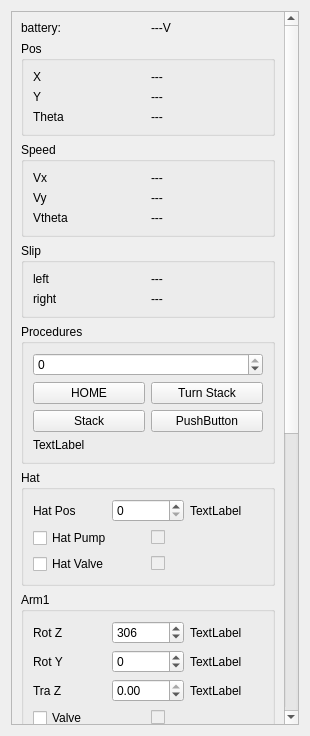
<?xml version="1.0" encoding="UTF-8"?>
<ui version="4.0">
 <class>ArmHat</class>
 <widget class="QWidget" name="ArmHat">
  <property name="geometry">
   <rect>
    <x>0</x>
    <y>0</y>
    <width>310</width>
    <height>736</height>
   </rect>
  </property>
  <property name="windowTitle">
   <string>Form</string>
  </property>
  <layout class="QVBoxLayout" name="verticalLayout_4">
   <item>
    <widget class="QScrollArea" name="scrollArea">
     <property name="widgetResizable">
      <bool>true</bool>
     </property>
     <widget class="QWidget" name="scrollAreaWidgetContents">
      <property name="geometry">
       <rect>
        <x>0</x>
        <y>0</y>
        <width>276</width>
        <height>1340</height>
       </rect>
      </property>
      <layout class="QVBoxLayout" name="verticalLayout_5">
       <item>
        <layout class="QHBoxLayout" name="horizontalLayout_2">
         <item>
          <widget class="QLabel" name="label_6">
           <property name="text">
            <string>battery:</string>
           </property>
          </widget>
         </item>
         <item>
          <widget class="QLabel" name="bat_label">
           <property name="text">
            <string>---V</string>
           </property>
          </widget>
         </item>
        </layout>
       </item>
       <item>
        <widget class="QGroupBox" name="groupBox_4">
         <property name="title">
          <string>Pos</string>
         </property>
         <layout class="QHBoxLayout" name="horizontalLayout_4">
          <item>
           <layout class="QGridLayout" name="gridLayout_6">
            <item row="0" column="0">
             <widget class="QLabel" name="label_7">
              <property name="text">
               <string>X</string>
              </property>
             </widget>
            </item>
            <item row="2" column="0">
             <widget class="QLabel" name="label_8">
              <property name="text">
               <string>Theta</string>
              </property>
             </widget>
            </item>
            <item row="1" column="0">
             <widget class="QLabel" name="label_9">
              <property name="text">
               <string>Y</string>
              </property>
             </widget>
            </item>
            <item row="0" column="1">
             <widget class="QLabel" name="x_label">
              <property name="text">
               <string>---</string>
              </property>
             </widget>
            </item>
            <item row="1" column="1">
             <widget class="QLabel" name="y_label">
              <property name="text">
               <string>---</string>
              </property>
             </widget>
            </item>
            <item row="2" column="1">
             <widget class="QLabel" name="theta_label">
              <property name="text">
               <string>---</string>
              </property>
             </widget>
            </item>
           </layout>
          </item>
         </layout>
        </widget>
       </item>
       <item>
        <widget class="QGroupBox" name="groupBox_5">
         <property name="title">
          <string>Speed</string>
         </property>
         <property name="checkable">
          <bool>false</bool>
         </property>
         <layout class="QGridLayout" name="gridLayout_7">
          <item row="1" column="1">
           <widget class="QLabel" name="vy_label">
            <property name="text">
             <string>---</string>
            </property>
           </widget>
          </item>
          <item row="0" column="1">
           <widget class="QLabel" name="vx_label">
            <property name="text">
             <string>---</string>
            </property>
           </widget>
          </item>
          <item row="0" column="0">
           <widget class="QLabel" name="label_10">
            <property name="text">
             <string>Vx</string>
            </property>
           </widget>
          </item>
          <item row="1" column="0">
           <widget class="QLabel" name="label_11">
            <property name="text">
             <string>Vy</string>
            </property>
           </widget>
          </item>
          <item row="2" column="0">
           <widget class="QLabel" name="label_12">
            <property name="text">
             <string>Vtheta</string>
            </property>
           </widget>
          </item>
          <item row="2" column="1">
           <widget class="QLabel" name="vtheta_label">
            <property name="text">
             <string>---</string>
            </property>
           </widget>
          </item>
         </layout>
        </widget>
       </item>
       <item>
        <widget class="QGroupBox" name="groupBox_7">
         <property name="title">
          <string>Slip</string>
         </property>
         <layout class="QGridLayout" name="gridLayout_9">
          <item row="0" column="1">
           <widget class="QLabel" name="slip_left">
            <property name="text">
             <string>---</string>
            </property>
           </widget>
          </item>
          <item row="0" column="0">
           <widget class="QLabel" name="label_18">
            <property name="text">
             <string>left</string>
            </property>
           </widget>
          </item>
          <item row="1" column="0">
           <widget class="QLabel" name="label_20">
            <property name="text">
             <string>right</string>
            </property>
           </widget>
          </item>
          <item row="1" column="1">
           <widget class="QLabel" name="slip_right">
            <property name="text">
             <string>---</string>
            </property>
           </widget>
          </item>
         </layout>
        </widget>
       </item>
       <item>
        <widget class="QGroupBox" name="groupBox_8">
         <property name="title">
          <string>Procedures</string>
         </property>
         <layout class="QVBoxLayout" name="verticalLayout_6">
          <item>
           <widget class="QSpinBox" name="proc_param">
            <property name="minimum">
             <number>-130</number>
            </property>
            <property name="maximum">
             <number>0</number>
            </property>
           </widget>
          </item>
          <item>
           <layout class="QGridLayout" name="gridLayout_11">
            <item row="0" column="0">
             <widget class="QPushButton" name="proc_btn_home">
              <property name="text">
               <string>HOME</string>
              </property>
             </widget>
            </item>
            <item row="1" column="0">
             <widget class="QPushButton" name="proc_btn_stack">
              <property name="text">
               <string>Stack</string>
              </property>
             </widget>
            </item>
            <item row="0" column="1">
             <widget class="QPushButton" name="proc_btn_turnstack">
              <property name="text">
               <string>Turn Stack</string>
              </property>
             </widget>
            </item>
            <item row="1" column="1">
             <widget class="QPushButton" name="pushButton_4">
              <property name="text">
               <string>PushButton</string>
              </property>
             </widget>
            </item>
           </layout>
          </item>
          <item>
           <widget class="QLabel" name="proc_status">
            <property name="text">
             <string>TextLabel</string>
            </property>
           </widget>
          </item>
         </layout>
        </widget>
       </item>
       <item>
        <widget class="QGroupBox" name="groupBox_2">
         <property name="title">
          <string>Hat</string>
         </property>
         <layout class="QVBoxLayout" name="verticalLayout_2">
          <item>
           <layout class="QHBoxLayout" name="horizontalLayout">
            <item>
             <widget class="QLabel" name="label_2">
              <property name="text">
               <string>Hat Pos</string>
              </property>
             </widget>
            </item>
            <item>
             <widget class="QSpinBox" name="hat_spinbox">
              <property name="maximum">
               <number>2000</number>
              </property>
             </widget>
            </item>
            <item>
             <widget class="QLabel" name="hat_pos_label">
              <property name="text">
               <string>TextLabel</string>
              </property>
             </widget>
            </item>
           </layout>
          </item>
          <item>
           <layout class="QGridLayout" name="gridLayout_5">
            <item row="0" column="0">
             <widget class="QCheckBox" name="hat_pump_checkbox">
              <property name="text">
               <string>Hat Pump</string>
              </property>
             </widget>
            </item>
            <item row="1" column="0">
             <widget class="QCheckBox" name="hat_valve">
              <property name="text">
               <string>Hat Valve</string>
              </property>
             </widget>
            </item>
            <item row="0" column="1">
             <widget class="QCheckBox" name="hat_pump_status">
              <property name="enabled">
               <bool>false</bool>
              </property>
              <property name="text">
               <string/>
              </property>
             </widget>
            </item>
            <item row="1" column="1">
             <widget class="QCheckBox" name="hat_valve_status">
              <property name="enabled">
               <bool>false</bool>
              </property>
              <property name="text">
               <string/>
              </property>
             </widget>
            </item>
           </layout>
          </item>
         </layout>
        </widget>
       </item>
       <item>
        <widget class="QGroupBox" name="groupBox">
         <property name="title">
          <string>Arm1</string>
         </property>
         <layout class="QVBoxLayout" name="verticalLayout">
          <item>
           <layout class="QGridLayout" name="gridLayout">
            <item row="0" column="0">
             <widget class="QLabel" name="label">
              <property name="text">
               <string>Rot Z</string>
              </property>
             </widget>
            </item>
            <item row="2" column="0">
             <widget class="QLabel" name="labeltraz">
              <property name="text">
               <string>Tra Z</string>
              </property>
             </widget>
            </item>
            <item row="0" column="1">
             <widget class="QSpinBox" name="arm1_rotz">
              <property name="minimum">
               <number>-512</number>
              </property>
              <property name="maximum">
               <number>512</number>
              </property>
              <property name="singleStep">
               <number>20</number>
              </property>
              <property name="value">
               <number>306</number>
              </property>
             </widget>
            </item>
            <item row="2" column="1">
             <widget class="QDoubleSpinBox" name="arm1_traz">
              <property name="minimum">
               <double>-130.000000000000000</double>
              </property>
              <property name="maximum">
               <double>0.000000000000000</double>
              </property>
              <property name="singleStep">
               <double>5.000000000000000</double>
              </property>
             </widget>
            </item>
            <item row="1" column="1">
             <widget class="QSpinBox" name="arm1_roty">
              <property name="minimum">
               <number>-512</number>
              </property>
              <property name="maximum">
               <number>512</number>
              </property>
              <property name="singleStep">
               <number>20</number>
              </property>
             </widget>
            </item>
            <item row="1" column="0">
             <widget class="QLabel" name="labelroty">
              <property name="text">
               <string>Rot Y</string>
              </property>
             </widget>
            </item>
            <item row="0" column="2">
             <widget class="QLabel" name="rotz1_label">
              <property name="text">
               <string>TextLabel</string>
              </property>
             </widget>
            </item>
            <item row="1" column="2">
             <widget class="QLabel" name="roty1_label">
              <property name="text">
               <string>TextLabel</string>
              </property>
             </widget>
            </item>
            <item row="2" column="2">
             <widget class="QLabel" name="traz1_label">
              <property name="text">
               <string>TextLabel</string>
              </property>
             </widget>
            </item>
           </layout>
          </item>
          <item>
           <layout class="QGridLayout" name="gridLayout_3">
            <item row="0" column="1">
             <widget class="QCheckBox" name="valve1_status">
              <property name="enabled">
               <bool>false</bool>
              </property>
              <property name="text">
               <string/>
              </property>
             </widget>
            </item>
            <item row="1" column="0">
             <widget class="QCheckBox" name="arm1_pump">
              <property name="text">
               <string>Pump</string>
              </property>
             </widget>
            </item>
            <item row="1" column="1">
             <widget class="QCheckBox" name="pump1_status">
              <property name="enabled">
               <bool>false</bool>
              </property>
              <property name="text">
               <string/>
              </property>
             </widget>
            </item>
            <item row="0" column="0">
             <widget class="QCheckBox" name="arm1_valve">
              <property name="text">
               <string>Valve</string>
              </property>
             </widget>
            </item>
           </layout>
          </item>
          <item>
           <widget class="QLabel" name="arm1_pressureLabel">
            <property name="text">
             <string>pressure</string>
            </property>
           </widget>
          </item>
         </layout>
        </widget>
       </item>
       <item>
        <widget class="QGroupBox" name="groupBox_3">
         <property name="title">
          <string>Arm2</string>
         </property>
         <layout class="QVBoxLayout" name="verticalLayout_3">
          <item>
           <layout class="QGridLayout" name="gridLayout_2">
            <item row="1" column="1">
             <widget class="QSpinBox" name="arm2_roty">
              <property name="singleStep">
               <number>20</number>
              </property>
             </widget>
            </item>
            <item row="1" column="0">
             <widget class="QLabel" name="label_3">
              <property name="text">
               <string>Rot Y</string>
              </property>
             </widget>
            </item>
            <item row="2" column="1">
             <widget class="QDoubleSpinBox" name="arm2_traz">
              <property name="minimum">
               <double>-130.000000000000000</double>
              </property>
              <property name="maximum">
               <double>0.000000000000000</double>
              </property>
              <property name="singleStep">
               <double>5.000000000000000</double>
              </property>
             </widget>
            </item>
            <item row="0" column="1">
             <widget class="QSpinBox" name="arm2_rotz">
              <property name="singleStep">
               <number>20</number>
              </property>
             </widget>
            </item>
            <item row="0" column="0">
             <widget class="QLabel" name="label_4">
              <property name="text">
               <string>Rot Z</string>
              </property>
             </widget>
            </item>
            <item row="2" column="0">
             <widget class="QLabel" name="label_5">
              <property name="text">
               <string>Tra Z</string>
              </property>
             </widget>
            </item>
            <item row="0" column="2">
             <widget class="QLabel" name="rotz2_label">
              <property name="text">
               <string>TextLabel</string>
              </property>
             </widget>
            </item>
            <item row="1" column="2">
             <widget class="QLabel" name="roty2_label">
              <property name="text">
               <string>TextLabel</string>
              </property>
             </widget>
            </item>
            <item row="2" column="2">
             <widget class="QLabel" name="traz2_label">
              <property name="text">
               <string>TextLabel</string>
              </property>
             </widget>
            </item>
           </layout>
          </item>
          <item>
           <layout class="QGridLayout" name="gridLayout_4">
            <item row="0" column="0">
             <widget class="QCheckBox" name="arm2_valve">
              <property name="text">
               <string>Valve</string>
              </property>
             </widget>
            </item>
            <item row="1" column="0">
             <widget class="QCheckBox" name="arm2_pump">
              <property name="text">
               <string>Pump</string>
              </property>
             </widget>
            </item>
            <item row="0" column="1">
             <widget class="QCheckBox" name="valve2_status">
              <property name="enabled">
               <bool>false</bool>
              </property>
              <property name="text">
               <string/>
              </property>
             </widget>
            </item>
            <item row="1" column="1">
             <widget class="QCheckBox" name="pump2_status">
              <property name="enabled">
               <bool>false</bool>
              </property>
              <property name="text">
               <string/>
              </property>
             </widget>
            </item>
           </layout>
          </item>
          <item>
           <widget class="QLabel" name="arm2_pressureLabel">
            <property name="text">
             <string>pressure</string>
            </property>
           </widget>
          </item>
         </layout>
        </widget>
       </item>
       <item>
        <widget class="QGroupBox" name="groupBox_6">
         <property name="title">
          <string>PID Gains</string>
         </property>
         <layout class="QGridLayout" name="gridLayout_8">
          <item row="2" column="0">
           <widget class="QLabel" name="label_13">
            <property name="text">
             <string>kp</string>
            </property>
           </widget>
          </item>
          <item row="3" column="1">
           <widget class="QDoubleSpinBox" name="ki_spin">
            <property name="decimals">
             <number>3</number>
            </property>
           </widget>
          </item>
          <item row="6" column="0">
           <widget class="QLabel" name="label_14">
            <property name="text">
             <string>kd</string>
            </property>
           </widget>
          </item>
          <item row="1" column="0">
           <widget class="QLabel" name="label_15">
            <property name="text">
             <string>ng</string>
            </property>
           </widget>
          </item>
          <item row="7" column="0">
           <widget class="QPushButton" name="pid_gains_send_button">
            <property name="text">
             <string>Send</string>
            </property>
           </widget>
          </item>
          <item row="3" column="0">
           <widget class="QLabel" name="label_16">
            <property name="text">
             <string>ki</string>
            </property>
           </widget>
          </item>
          <item row="2" column="1">
           <widget class="QDoubleSpinBox" name="kp_spin">
            <property name="decimals">
             <number>3</number>
            </property>
           </widget>
          </item>
          <item row="6" column="1">
           <widget class="QDoubleSpinBox" name="kd_spin">
            <property name="decimals">
             <number>3</number>
            </property>
           </widget>
          </item>
          <item row="1" column="1">
           <widget class="QDoubleSpinBox" name="ng_spin"/>
          </item>
          <item row="0" column="0">
           <widget class="QLabel" name="label_17">
            <property name="text">
             <string>pid_no</string>
            </property>
           </widget>
          </item>
          <item row="0" column="1">
           <widget class="QComboBox" name="pid_no_combo">
            <item>
             <property name="text">
              <string>0</string>
             </property>
            </item>
            <item>
             <property name="text">
              <string>1</string>
             </property>
            </item>
            <item>
             <property name="text">
              <string>2</string>
             </property>
            </item>
           </widget>
          </item>
         </layout>
        </widget>
       </item>
      </layout>
     </widget>
    </widget>
   </item>
  </layout>
 </widget>
 <resources/>
 <connections/>
</ui>
